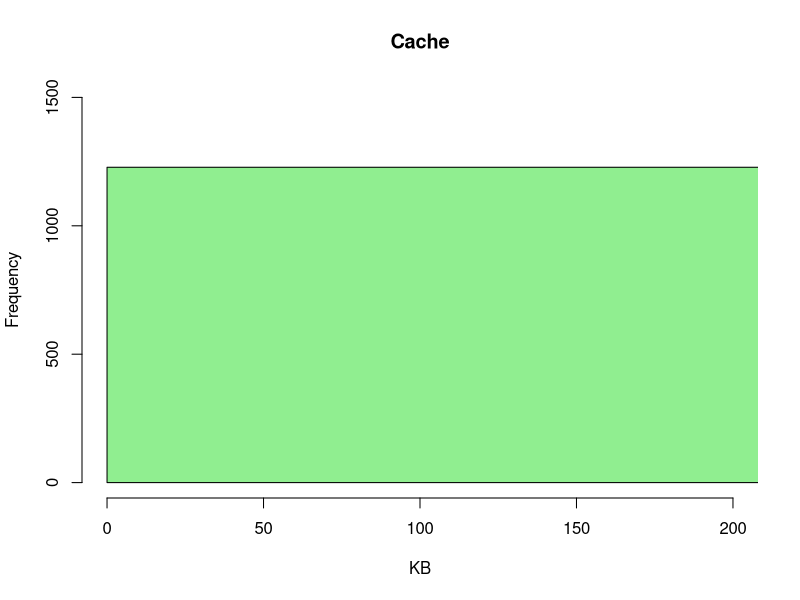
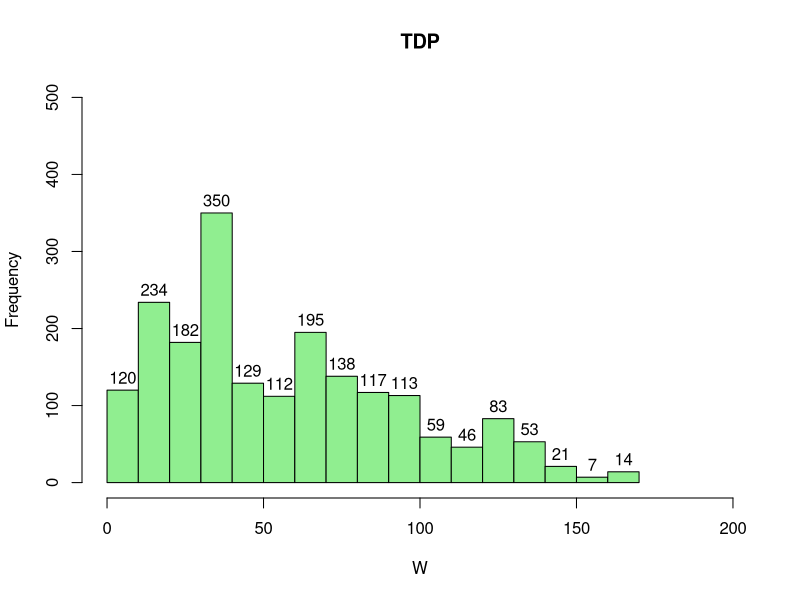
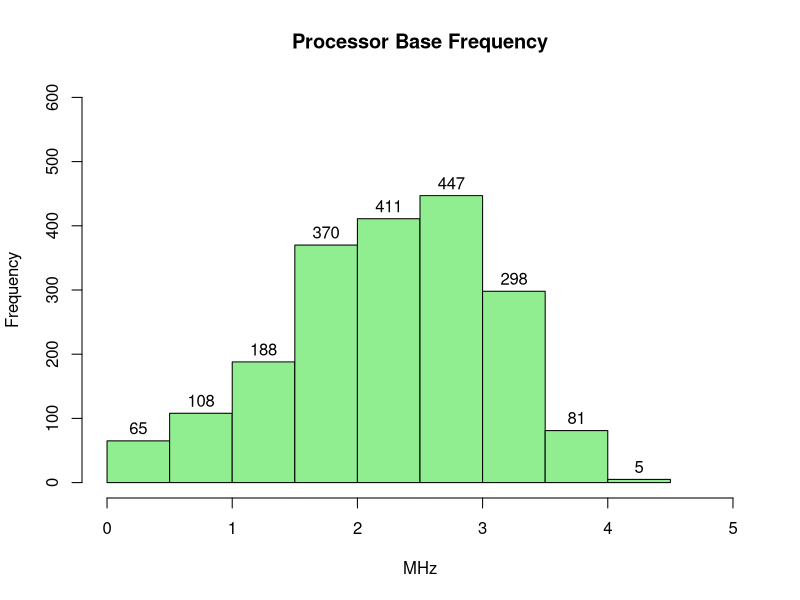
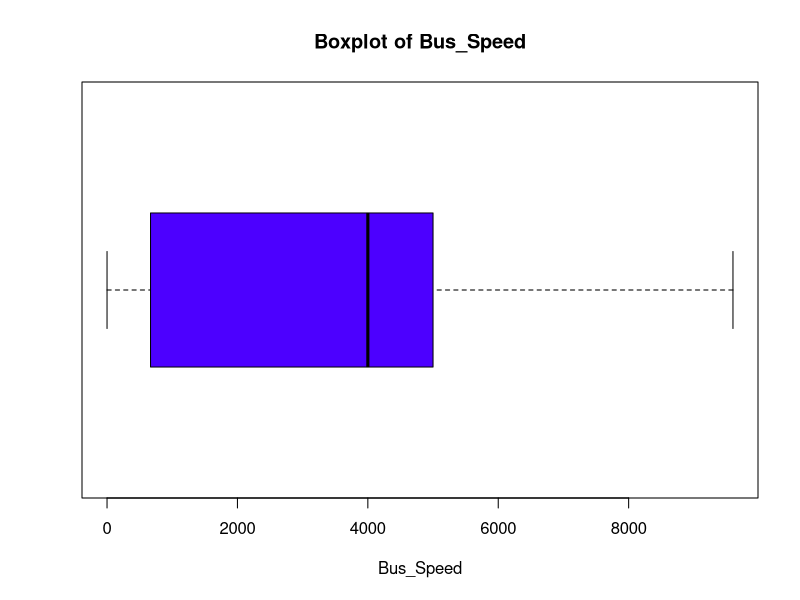
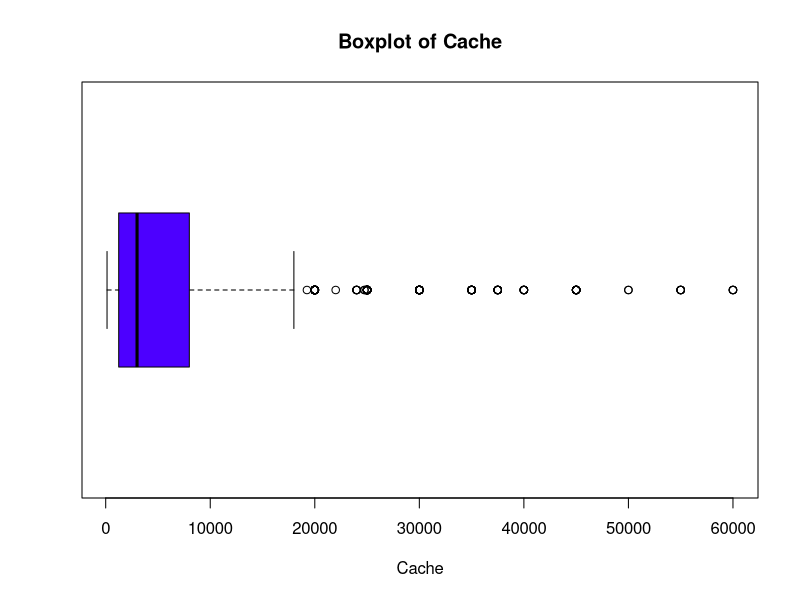
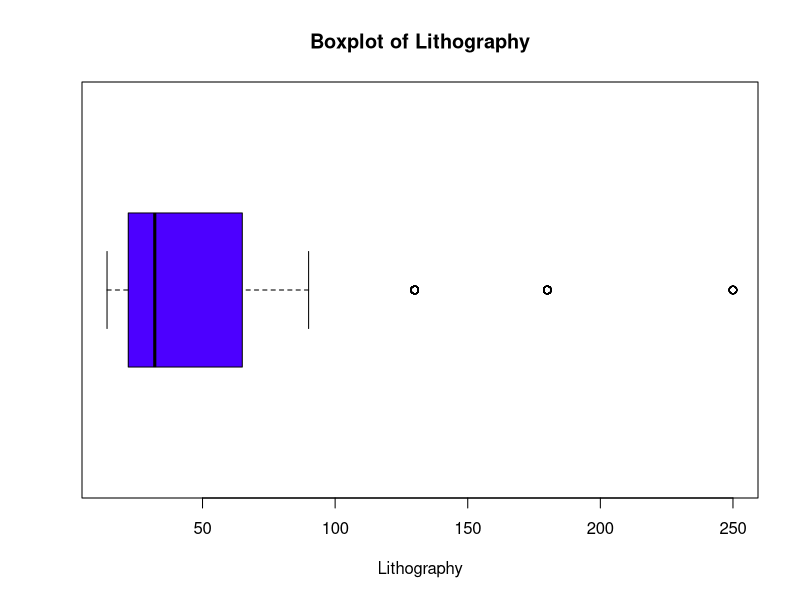
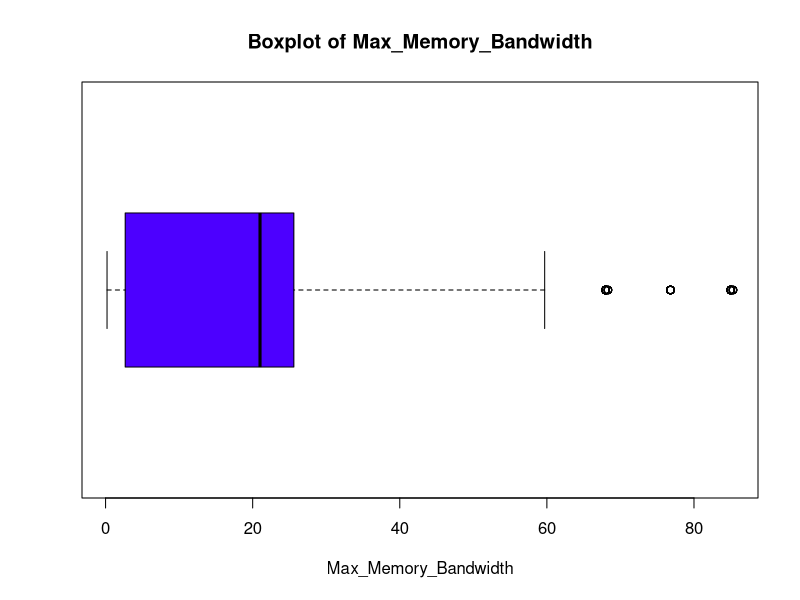
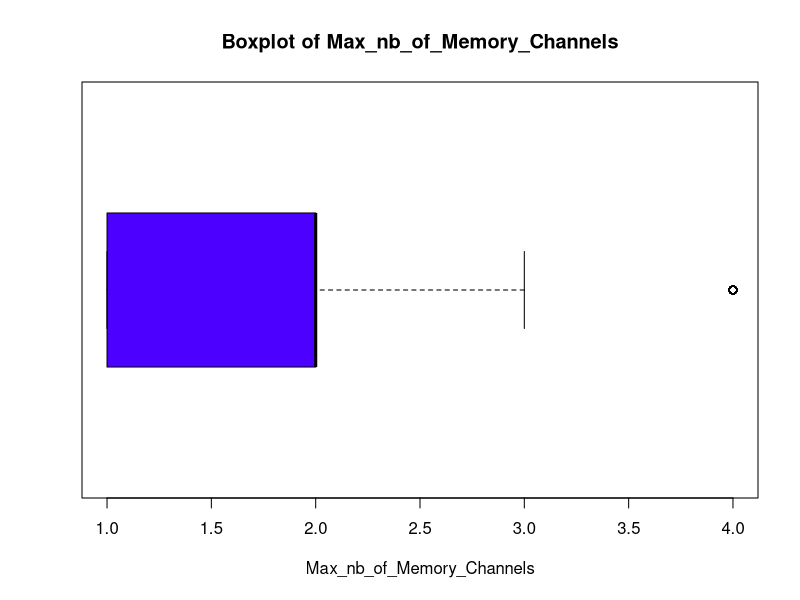

These charts were generated, in order, by the following R code: (Note: this script raises an error after producing the figures.)
# INSTALL PACKAGE
# install.packages("tidyr")
# install.packages("dplyr")
# install.packages("stringr")
# install.packages("statip")

# ---------------------------
# Includes
library(tidyr)
library(stringr)
library(dplyr)
library(statip)
library(ggplot2)
library(grid)

# ---------------------------
# User Function
# ---------------------------
### CLEAN FUNCTIONS ###
# Brief: Remove "empty" rows from the table
# Arguments: data - table data; column_names - working column
# e.g: new_data <- CleanData_rm(new_data, Product_Collection)
CleanData_rm <- function(data, column_name) {
  data %>% filter( # Loc tat ca cac dong thoa man dieu kien
    # {{ vec }} acts as a placeholder
    # for any column name as arg
    !is.na({{ column_name }}) &
      {{ column_name }} != "N/A" &
      {{ column_name }} != ""
  )
}
# Brief: Fill the missing values by average values
# Arguments: data - table data; column_name - working column
# e.g: new_data <- CleanData_f_avr(new_data, Product_Collection)
CleanData_f_avr <- function(data, column_name) {
  data %>%
    mutate({{ column_name }} := ifelse(
      {{ column_name }} %in% c(NA, "N/A", ""),
      # na.rm: Skip the NA value in column_name
      {{ column_name }} %>%
        get_num() %>%
        mean(na.rm = TRUE),
      # else do nothing
      {{ column_name }}
    ))
}
# Brief: Fill the missing values by same Sample_Vector name
# Arguments: data - table data; column_names - working column;
#             sample_column_name - column to fill based on same value
# e.g: new_data <- CleanData_f_name(new_data, Cache, Product_Collection)
CleanData_f_name <- function(data, column_name, sample_column_name) {
  data %>%
    # groups the data frame by the sample column.
    group_by({{ sample_column_name }}) %>%
    mutate({{ column_name }} := ifelse(
      {{ column_name }} %in% c(NA, "N/A", ""),
      # Replace NA values with the first non-NA value from
      # the sample column.
      first({{ column_name }}[
        !is.na({{ column_name }}) &
          {{ column_name }} != "N/A" &
          {{ column_name }} != ""
      ]),
      # else just keep its value
      {{ column_name }}
    )) %>%
    ungroup()
}
# Brief: Fill the missing values by average of Sample_Vector name
# Arguments: data - table data; column_names - working column;
#             sample_column_name - column to fill based on same value
# e.g: new_data <- CleanData_f_name_avr(new_data, Cache, Product_Collection)
CleanData_f_name_avr <- function(data, column_name, sample_column_name) {
  data %>%
    # groups the data frame by the sample column.
    group_by({{ sample_column_name }}) %>%
    mutate({{ column_name }} := ifelse(
      {{ column_name }} %in% c(NA, "N/A", ""),
      # Replace NA values with the first non-NA value from
      # the sample column.
      {{ column_name }} %>%
        get_num() %>%
        mean(na.rm = TRUE),
      # else just keep its value
      {{ column_name }}
    )) %>%
    ungroup()
}
#-----------------
# Brief: Fill the missing values by the most repeated value
#         of Sample_Vector name
# Arguments: data - table data; column_names - working column;
#             sample_column_name - column to fill based on same value
# e.g: new_data <- CleanData_f_name_mod(new_data, Cache, Product_Collection)
CleanData_f_name_mod <- function(data, column_name, sample_column_name) {
  data %>%
    # groups the data frame by the sample column.
    group_by({{ sample_column_name }}) %>%
    mutate({{ column_name }} := ifelse(
      {{ column_name }} %in% c(NA, "N/A", ""),
      {{ column_name }} %>%
        get_num() %>%
        mfv1(na_rm = TRUE),
      {{ column_name }}
    )) %>%
    ungroup()
}
#-----------------
### OUTLIER ###
# Define: an outlier if it is 1.5 times the interquartile range greater than the
# third quartile (Q3) or 1.5 times the interquartile range less than the first
# quartile (Q1).
# Brief: Find the outlier of the data
# Arguments: data - data table
#             column_name - access data column name
# e.g: outlier_cache <- outlier_finder(new_data, Cache)
outlier_finder <- function(data, column_name) {
  # Convert into a string
  column_name <- deparse(substitute(column_name))
  # Calc quartile values
  q1 <- quantile(data[[column_name]], 0.25, na.rm = TRUE)
  q3 <- quantile(data[[column_name]], 0.75, na.rm = TRUE)
  iqr <- q3 - q1
  data %>%
    subset(
      data[[column_name]] < (q1 - 1.5 * iqr) |
        data[[column_name]] > (q3 + 1.5 * iqr)
    )
}
### CONVERT FUNCTIONS ###
# Brief: Convert data into number
# Arguments: x - data to convert
# e.g: new_data$col_to_convert <- sapply(new_data$col_to_convert, get_num)
get_num <- function(x) {
  x %>%
    str_extract("[\\d]*[.]?[\\d]+") %>% # Get the first number
    as.numeric(na.rm = TRUE) # covert into number
}
#-----------------
# Brief: Convert data into same unit (Mega)
# Arguments: x - data to convert
# e.g: new_data$col_to_convert <- sapply(new_data$col_to_convert, unit_to_M )
unit_to_M <- function(x) {
  # Check if the input is numeric (why do you use this function)
  if (is.numeric(x)) {
    return(x)
  }
  num <- get_num(x)
  # Determine the conversion factor based on the unit
  unit <- x %>%
    gsub("[0-9. ]", "", .) %>% # remove all number digits
    substr(1, 1) %>% # get the first letter
    toupper() # uppercase the unit
  fac <- switch(unit,
    K = 1 / 1000, # kHz to MHz
    M = 1, # MHz to MHz
    G = 1000, # GHz to MHz
    T = 1000000, # THz to MHz
    1 # Default: MHz
  )
  return(num * fac)
}
SizeMemory <- function(x) {
  if (is.numeric(x)) {
    return(x)
  } else if (grepl("K", x)) {
    y <- 0.000001
  } else if (grepl("M", x)) {
    y <- 0.001
  } else if (grepl("G", x)) {
    y <- 1
  } else if (grepl("T", x)) {
    y <- 1000
  } else {
    y <- 1
  }
  return(y * get_num(x))
}
CacheMapper <- function(x) {
  if (is.numeric(x)) {
    return(x)
  } else if (grepl("K", x)) {
    y <- 1
  } else if (grepl("M", x)) {
    y <- 1000
  } else if (grepl("G", x)) {
    y <- 1000000
  } else if (grepl("T", x)) {
    y <- 1000000000
  } else {
    y <- 1
  }
  return(y * get_num(x))
}
#-----------------
#################################
#       Data Pre-processing
#################################
# ---------------------------
# Read data
data <- read.csv("Data/Intel_CPUs.csv")
# ---------------------------
# Extract data
new_data <- data[, c(
  "Product_Collection",
  "Vertical_Segment",
  "Launch_Date",
  "Bus_Speed",
  "Cache",
  "Lithography",
  "Max_Memory_Bandwidth",
  "Max_nb_of_Memory_Channels",
  "Max_Memory_Size",
  "nb_of_Cores",
  "Processor_Base_Frequency",
  "Recommended_Customer_Price",
  "TDP",
  "DirectX_Support",
  "PCI_Express_Revision"
)]
str(new_data)
# ---------------------------
check_missing_data <- function(data) {
  # check NA values
  na_check <- is.na(data)
  # check NULL values
  null_check <- sapply(data, is.null)
  # check empty string or "N/A"
  empty_na_check <- sapply(data, function(x) x == "" | x == "N/A")

  # combine all
  missing_data_check <- na_check | null_check | empty_na_check

  return(sum(missing_data_check))
}

### PROCESSING MISSING DATA ###
# Count missing data on new data label
missing_data <- new_data %>%
  sapply(
    function(x) {
      sum(
        x %>% is.na() | x %>% sapply(is.null) |
          x %>% sapply(function(x) (x == "" | x == "N/A"))
      )
    }
  ) %>%
  print()
# Count missing data frequency
missing_data_frequency <- missing_data %>%
  `/`(nrow(new_data)) %>%
  print()
# ---------------------------
### Product_Collection ###
new_data$Product_Collection <- gsub("[^a-zA-Z0-9/// ]", "",
  new_data$Product_Collection,
  ignore.case = TRUE
)
new_data <- CleanData_rm(new_data, Product_Collection)
# ---------------------------
### Launch_Date ###
years <- as.numeric(gsub("[^0-9]", "", new_data$Launch_Date)) %% 100
quart <- get_num(new_data$Launch_Date)
new_data$Launch_Date <- ifelse(years <= 22, years + 2000, years + 1900) + (quart - 1) / 4
new_data <- CleanData_f_name_mod(new_data, Launch_Date, Product_Collection)
new_data <- CleanData_rm(new_data, Launch_Date)

### Bus_Speed ###
# UNIT: MHz
# Transfer per second to MHz
tmp <- separate(new_data,
  col = Bus_Speed,
  into = c("Bus_Speed", "Speed_Unit", "Bus_Type"),
  sep = " ",
  fill = "right"
)
new_data$Bus_Speed <- sapply(new_data$Bus_Speed, unit_to_M)
new_data <- new_data %>%
  CleanData_f_name_mod(Bus_Speed, Product_Collection)

new_data$Max_nb_of_Memory_Channels <- ifelse(tmp$Bus_Type == "FSB",
  1,
  new_data$Max_nb_of_Memory_Channels
)
new_data$Max_Memory_Bandwidth <- ifelse(tmp$Bus_Type == "FSB",
  new_data$Bus_Speed * 4 / 1000,
  new_data$Max_Memory_Bandwidth
)
rm(tmp)
new_data <- CleanData_rm(new_data, Bus_Speed)

# ---------------------------
### Max_nb_of_Memory_Channels ###
# UNIT: None
new_data <- new_data %>%
  mutate(
    Max_nb_of_Memory_Channels = sapply(Max_nb_of_Memory_Channels, get_num)
  ) %>%
  CleanData_f_name_mod(Max_nb_of_Memory_Channels, Product_Collection) %>%
  CleanData_rm(Max_nb_of_Memory_Channels)
# ---------------------------
### Max Memory Bandwidth ###
# UNIT: GB/s
new_data <- new_data %>%
  mutate(
    Max_Memory_Bandwidth = sapply(Max_Memory_Bandwidth, get_num)
  ) %>%
  CleanData_f_name_mod(Max_Memory_Bandwidth, Product_Collection) %>%
  CleanData_rm(Max_Memory_Bandwidth)
# ---------------------------
### Cache ###
# UNIT: KB
# Transfer per second to KB
new_data$Cache <- sapply(new_data$Cache, CacheMapper)
new_data <- CleanData_f_name_avr(new_data, Cache, Product_Collection)
new_data <- CleanData_rm(new_data, Cache)
# ---------------------------
### Max_Memory_Size ###
# UNIT: GB
# Transfer per second to GB
new_data$Max_Memory_Size <- sapply(new_data$Max_Memory_Size, SizeMemory)
new_data <- CleanData_f_name_avr(new_data, Max_Memory_Size, Product_Collection)
new_data <- CleanData_rm(new_data, Max_Memory_Size)
# ---------------------------
### TDP ###
# UNIT: W
new_data$TDP <- sapply(new_data$TDP, get_num)
new_data <- CleanData_f_name_mod(new_data, TDP, Product_Collection)
new_data <- CleanData_rm(new_data, TDP)
# ---------------------------
### Processor_Base_Frequency ###
# UNIT: GHz
new_data$Processor_Base_Frequency <- sapply(new_data$Processor_Base_Frequency, SizeMemory)
new_data$Processor_Base_Frequency <- round(new_data$Processor_Base_Frequency, digits = 2)
new_data <- CleanData_f_name_mod(new_data, Processor_Base_Frequency, Product_Collection)
new_data <- CleanData_rm(new_data, Processor_Base_Frequency)
# ---------------------------
### PCI_Express_Revision ###
# UNIT: None
new_data <- new_data %>%
  mutate(
    PCI_Express_Revision = sapply(PCI_Express_Revision, get_num)
  ) %>%
  CleanData_f_name_mod(PCI_Express_Revision, Product_Collection)
# ---------------------------
### DirectX_Support ###
# UNIT: None
new_data <- new_data %>%
  mutate(
    DirectX_Support = sapply(DirectX_Support, get_num)
  ) %>%
  CleanData_f_name_mod(DirectX_Support, Product_Collection)
# ---------------------------
# Loc gia tri khong phu hop o cot PCI_Express_Revision va DirectX_Support#
check_PCI_Express_Revision <- function(x) {
  x <- get_num(x)
  return(pmin(pmax(x, 1.0), 6.0))
} # Loc cot PCI_Express_Revision
check_DirectX_Support <- function(x) {
  x <- get_num(x)
  return(pmin(pmax(x, 1.0), 12.2))
} # Loc cot DirectX_Support
new_data <- new_data %>%
  mutate(
    PCI_Express_Revision = sapply(PCI_Express_Revision, check_PCI_Express_Revision),
    PCI_Express_Revision = replace_na(as.character(PCI_Express_Revision), "0"),
    DirectX_Support = sapply(DirectX_Support, check_DirectX_Support),
    DirectX_Support = replace_na(as.character(DirectX_Support), "0")
  ) # Loc va xoa cac gia tri khong phu hop
new_data <- CleanData_rm(new_data, DirectX_Support)
new_data <- CleanData_rm(new_data, PCI_Express_Revision)

# ---------------------------
### nb_of_Cores ###
# Do_nothing
CleanData_f_name_mod(new_data, nb_of_Cores, Product_Collection)
new_data <- CleanData_rm(new_data, nb_of_Cores)
# ---------------------------
### Recommended_Customer_Price ###
new_data <- new_data[order(new_data$Launch_Date, new_data$Product_Collection, new_data$Vertical_Segment), ]

new_data$Recommended_Customer_Price <- gsub("\\$", "", new_data$Recommended_Customer_Price)
new_data$Recommended_Customer_Price <- gsub(",", "", new_data$Recommended_Customer_Price)
new_data$Recommended_Customer_Price <- ifelse(new_data$Recommended_Customer_Price == "N/A", NA, new_data$Recommended_Customer_Price)
new_data$Recommended_Customer_Price <- sapply(new_data$Recommended_Customer_Price, function(price_range) {
  if (grepl("-", price_range)) {
    range <- strsplit(price_range, "-")[[1]]
    return((as.double(range[1]) + as.double(range[2])) / 2)
  }
  return(price_range)
})
new_data$Recommended_Customer_Price <- as.numeric(new_data$Recommended_Customer_Price)
new_data <- new_data %>%
  group_by(Product_Collection) %>%
  fill(Recommended_Customer_Price, .direction = "downup") %>%
  ungroup(Product_Collection)
### Lithography ###
# UNIT: mm
new_data <- new_data %>%
  mutate(
    Lithography = sapply(Lithography, get_num)
  ) %>%
  CleanData_f_name_mod(Lithography, Product_Collection) %>%
  CleanData_rm(Lithography)

new_mising_data <- sapply(new_data, check_missing_data)
print(new_mising_data)
# ---------------------------
#################################
#       Descriptive statistics
#################################
# ---------------------------
### Summary statistics ###
#  !Add more specific
summary_stats <- new_data[, c(
  "Bus_Speed",
  "Cache",
  "Lithography",
  "Max_Memory_Bandwidth",
  "Max_nb_of_Memory_Channels",
  "Max_Memory_Size",
  "nb_of_Cores",
  "Processor_Base_Frequency",
  "Recommended_Customer_Price",
  "TDP"
)]
Mean <- apply(summary_stats, 2, mean) # Tinh trung binh
SD <- apply(summary_stats, 2, sd) # Tinh do lech chuan
Median <- apply(summary_stats, 2, median) # Tinh trung vi
Q1 <- apply(summary_stats, 2, quantile, probs = 0.25) # Tinh phan vi 25% (Q1)
Q3 <- apply(summary_stats, 2, quantile, probs = 0.75) # Tinh phan vi 75% (Q3)
Min <- apply(summary_stats, 2, min) # Tinh gia tri nho nhat
Max <- apply(summary_stats, 2, max) # Tinh gia tri lon nhat
# Tao dataframe
# Tạo một bản sao của tên hàng (rownames) trước khi áp dụng lapply
stats_df <- data.frame(Mean, SD, Q1, Median, Q3, Min, Max)
print(stats_df)
rownames_stats_df <- rownames(stats_df)

# Áp dụng formatC để rút gọn số 0 không cần thiết
stats_df <- data.frame(lapply(stats_df, function(x) formatC(x, format = "f", digits = 4, drop0trailing = TRUE)))

# Gán lại tên hàng ban đầu cho data frame sau khi định dạng
rownames(stats_df) <- rownames_stats_df

# Xem kết quả
print(stats_df)
new_data$Product_Collection <- gsub("[^0-9A-Za-z///' ]", "", new_data$Product_Collection, ignore.case = TRUE)
new_data <- new_data %>%
  mutate(
    Product_Collection = gsub(".*Core.*", "Intel Core Processors", Product_Collection),
    Product_Collection = gsub(".*Celeron.*", "Intel Celeron Processor", Product_Collection),
    Product_Collection = gsub(".*Pentium.*", "Intel Pentium Processor", Product_Collection),
    Product_Collection = gsub(".*Atom.*", "Intel Atom Processors", Product_Collection),
    Product_Collection = gsub(".*Xeon.*", "Intel Xeon Processors", Product_Collection),
    Product_Collection = gsub(".*Quark.*", "Intel Quark Processors", Product_Collection),
    Product_Collection = gsub(".*Itanium.*", "Intel Itanium Processors", Product_Collection)
  )
table(new_data$Product_Collection)
table(new_data$Vertical_Segment)
table(new_data$DirectX_Support)
table(new_data$PCI_Express_Revision)
# ---------------------------
### Hist plot ###
# Brief: Create histogram for a given column
# Arguments:  - column_name: working column
#             - name: Name of the column
#             - xlabel: unit of working column
#             - max: maximum value of y axis
# e.g: hist_plot("Bo nho Cache", new_data$Cache, MB, 512)
hist_plot <- function(name, column_name, xlabel, x_max, y_max) {
  hist(column_name,
    main = name,
    xlab = xlabel,
    ylab = "Frequency",
    xlim = c(0, x_max),
    ylim = c(0, y_max),
    labels = TRUE,
    breaks = 15,
    col = "lightgreen"
  )
}
hist_plot("Cache", new_data$Cache, "KB", 200, 1500)
hist_plot("TDP", new_data$TDP, "W", 200, 500)
hist_plot("Processor Base Frequency", new_data$Processor_Base_Frequency, "MHz", 5, 600)
# ---------------------------
## Boxplot ###
for (i in colnames(summary_stats)) {
  boxplot(new_data[[i]],
    xlab = i,
    col = topo.colors(10),
    main = paste("Boxplot of", i),
    horizontal = TRUE
  )
}

for (i in colnames(summary_stats)) {
  if (i != "Launch_Date") {
    boxplot(new_data[[i]] ~ new_data$Launch_Date,
      xlab = "Launch_Date",
      ylab = i,
      col = topo.colors(10),
      main = paste("Boxplot of", i, "with release date")
    )
  }
}

for (i in colnames(summary_stats)) {
  if (i != "Recommended_Customer_Price") {
    boxplot(new_data[[i]] ~ new_data$Recommended_Customer_Price,
      xlab = i,
      ylab = "Recommended Customer Price",
      col = topo.colors(10),
      main = paste("Boxplot of", i, "with recommended price"),
      horizontal = TRUE
    )
  }
}
#-------------Standard Distribution Chart----------#
ggqqplot(new_data$Lithography, ylab = "Lithography")
ggqqplot(new_data$Recommended_Customer_Price, ylab = "Recommended Customer Price [$]")
ggqqplot(new_data$nb_of_Cores, ylab = "Number of Cores")
ggqqplot(new_data$Processor_Base_Frequency, ylab = "Processor Base Frequency [GHz]")
ggqqplot(new_data$Cache, ylab = "Cache [KB]")
ggqqplot(new_data$Bus_Speed, ylab = "Bus Speed [MHz]")
ggqqplot(new_data$Max_Memory_Size, ylab = "Max Memory Size [GB]")
ggqqplot(new_data$Max_Memory_Bandwidth, ylab = "Max Memory Bandwidth [GB/s]")
ggqqplot(new_data$Max_nb_of_Memory_Channels, ylab = "Max_nb_of_Memory_Channels")
ggqqplot(new_data$TDP, ylab = "TDP [W]")
ggqqplot(new_data$Launch_Date, ylab = "Launch Date")
#################################
#       Inferential statistics
#################################
# ---------------------------
### Uoc luong 1 mau Processor_Base_Frequency ###
# Cause we get large sample so we use formula 2c
proc_freq <- unlist(new_data[, "Processor_Base_Frequency"])
# With large sample, t-value approximate with r-value
proc_freq_mean <- mean(proc_freq) %>% print()
proc_freq_sd <- sd(proc_freq) %>% print()
proc_freq_length <- length(proc_freq) %>% print()

lower_bound <- mean(proc_freq) - qt(
  p = 0.05 / 2,
  df = length(proc_freq) - 1,
  lower.tail = FALSE
) * sd(proc_freq) / sqrt(length(proc_freq))
upper_bound <- mean(proc_freq) + qt(
  p = 0.05 / 2,
  df = length(proc_freq) - 1,
  lower.tail = FALSE
) * sd(proc_freq) / sqrt(length(proc_freq))

CIm_ProcFreq <- data.frame(lower_bound, upper_bound) %>% print()
# Re-check
t.test(
  proc_freq,
  conf.level = 0.95
) %>% print()
####################### ty le 2 mau#########
core1 <- subset(new_data, nb_of_Cores == "1")$ TDP
core4 <- subset(new_data, nb_of_Cores == "4")$ TDP
core1_50 <- subset(core1, core1 > 50)
core4_50 <- subset(core4, core4 > 50)
core1_size <- length(core1)
core4_size <- length(core4)
core1_50_size <- length(core1_50)
core4_50_size <- length(core4_50)
print(core1_size)
print(core4_size)
print(core1_50_size)
print(core4_50_size)
result <- prop.test(
  x = c(core1_50_size, core4_50_size),
  n = c(core1_size, core4_size),
  alternative = "less",
  correct = FALSE
)
print(result)
# ---------------------------
######################## ANOVA#############
print(name_table <- table(new_data$nb_of_Cores))
new_data_filtered <- new_data[new_data$nb_of_Cores %in% names(name_table[name_table > 50]), ]
print(name_table_filterd <- table(new_data_filtered$nb_of_Cores))
cores_1 <- subset(new_data_filtered, nb_of_Cores == "1")
shapiro.test(cores_1$Recommended_Customer_Price)
cores_2 <- subset(new_data_filtered, nb_of_Cores == "2")
shapiro.test(cores_2$Recommended_Customer_Price)
cores_4 <- subset(new_data_filtered, nb_of_Cores == "4")
shapiro.test(cores_4$Recommended_Customer_Price)
cores_6 <- subset(new_data_filtered, nb_of_Cores == "6")
shapiro.test(cores_6$Recommended_Customer_Price)
cores_8 <- subset(new_data_filtered, nb_of_Cores == "8")
shapiro.test(cores_8$Recommended_Customer_Price)
leveneTest(Recommended_Customer_Price ~ as.factor(Product_Collection), new_data_filtered)
aov1 <- aov(Recommended_Customer_Price ~ as.factor(nb_of_Cores), new_data_filtered)
summary(aov1)
TukeyHSD(aov1)
frame()
plot.new()

## Setup and push viewport
vp0 <- viewport(
  x = .15, y = 0, just = c("left", "bottom"),
  width = .85, height = 1
)
pushViewport(vp0)

## Add barplot
par(new = TRUE, fig = gridFIG())
plot(TukeyHSD(aov1), las = 1)
# ---------------------------
### Linear Regression ###
df <- summary_stats %>%
  outlier_rm(Launch_Date) %>%
  outlier_rm(TDP) %>%
  outlier_rm(Bus_Speed) %>%
  outlier_rm(Max_Memory_Size) %>%
  outlier_rm(Processor_Base_Frequency) %>%
  outlier_rm(Recommended_Customer_Price) %>%
  outlier_rm(Max_Memory_Bandwidth) %>%
  outlier_rm(nb_of_Cores) %>%
  subset(select = -c(
    Cache,
    Max_nb_of_Memory_Channels,
    Lithography
  ))

train_size <- floor(0.99 * nrow(df))
train_indices <- sample(seq_len(nrow(df)), size = train_size)

# Split the dataframe
df_train <- df[train_indices, ]
df_test <- df[-train_indices, ]
write.csv(df_test, "Data/df_test.csv")

x_test <- subset(df, select = -c(Bus_Speed))[-train_indices, ]
y_test <- df[-train_indices, ]$Bus_Speed

model <- lm(Bus_Speed ~ ., data = df_train)
anova(model) %>% print()
summary(model) %>% print()
y_pred <- predict(model, newdata = x_test, interval = "confidence")
mse <- mean((y_test - y_pred)^2)
mae <- mean(abs(y_test - y_pred))
rmse <- sqrt(mse)
# Calculate R-squared
rss <- sum((y_test - y_pred)^2)
tss <- sum((y_test - mean(y_test))^2)
r_squared <- 1 - (rss / tss)
data.frame(mse, mae, rmse, r_squared) %>% print()
